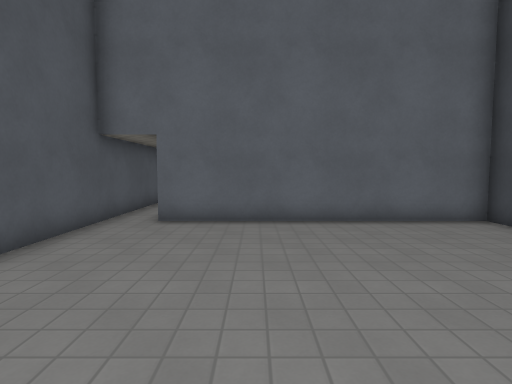
[1] (above)

12 first-person views from a walk through a level from a Godot 3-D game. The camera is 1.4 m above the floor, tilts 4° down and sees 80° across. The floor is counted in squares, 1 m on a side. Each view is taken from the middle of a square. On the plan, view 1 faces up. The plan holds only what a view shows up to about 14 squares ahead; the rest is blank. Surface patterns are stand-ins for the level's own textures.

[2]
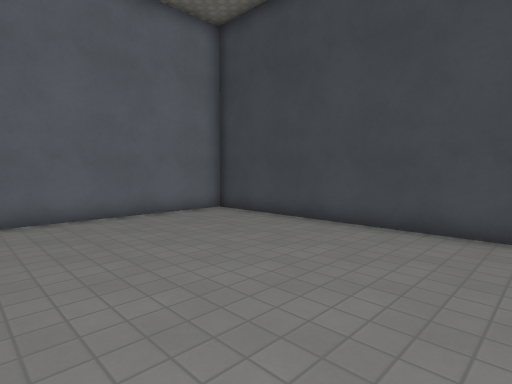

[3]
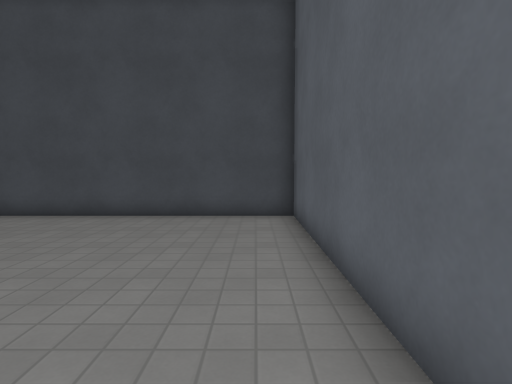

[4]
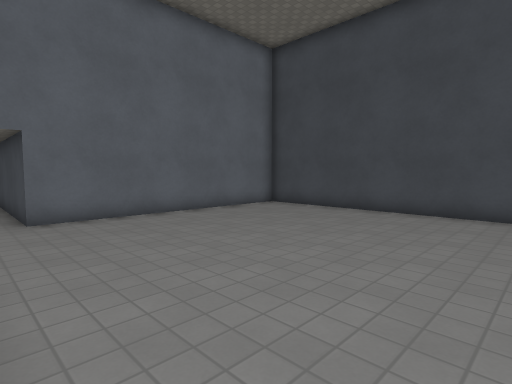

[5]
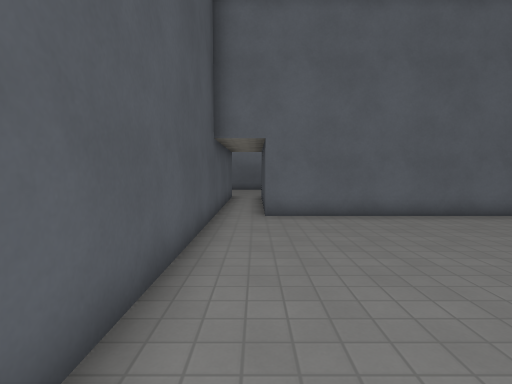

[6]
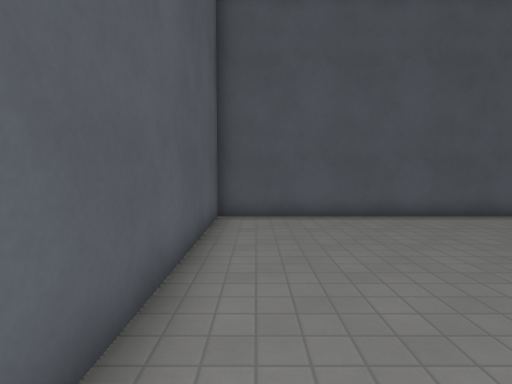

[7]
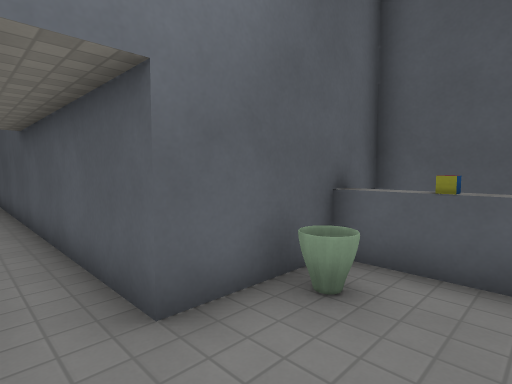

[8]
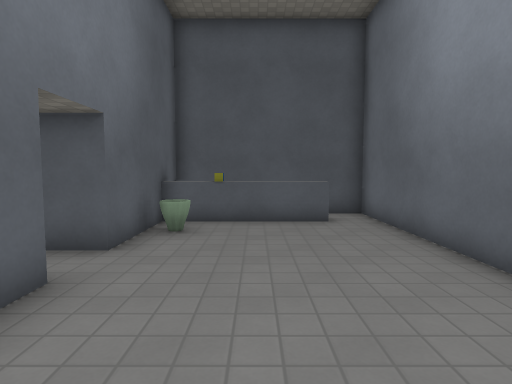

[9]
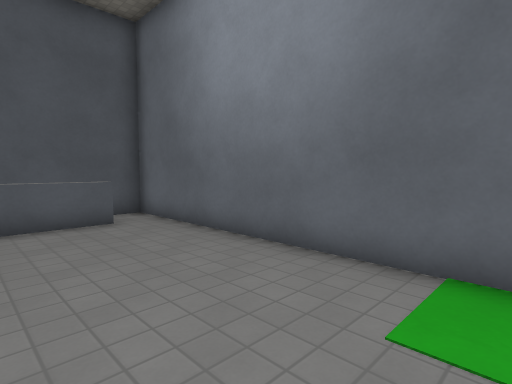

[10]
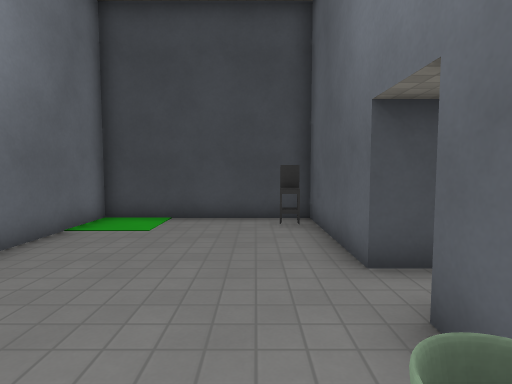

[11]
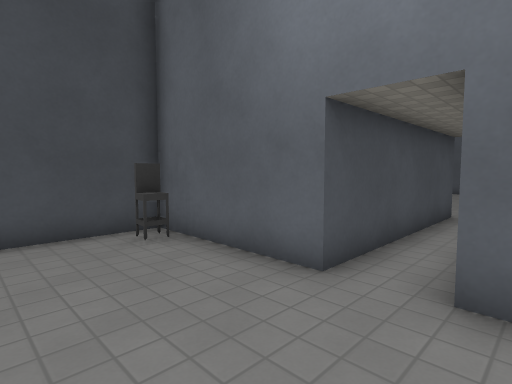

[12]
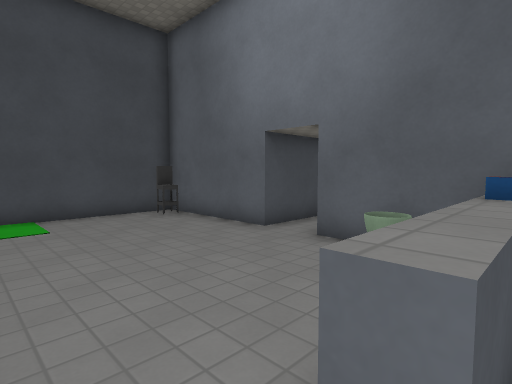

### Floor plan
Points are (right, up) in squares from view 1. A wall is a line through its corners. A room is listed if a view was taken in it or the views show most of it. See-through windows are left out.
Room 1 (views 1, 2, 3, 4, 5, 6)
walls: (-4.3, 7.5) (-4.3, -2.2) (6.4, -2.2) (6.4, 8.4) (-2.7, 8.4)
ways out: opening at (-3.5, 8.5) to room 2
Room 2 (views 7, 8, 9, 10, 11, 12)
walls: (-7.4, 16.6) (-7.4, 15.4); (-7.9, 18.8) (-7.9, 20) (-7.4, 20) (-7.4, 17.5); (-2.7, 8.4) (-2.7, 15.4) (2, 15.4) (2, 21.5) (-8.9, 21.5) (-8.9, 15.4) (-4.3, 15.4) (-4.3, 7.5)
ways out: opening at (-3.5, 8.5) to room 1
objects: block (-8, 17); vase (-6, 16); chair (1, 16)

Where each view was taken, in squares from view 1:
view 1: 0 up, 0 right, facing up
view 2: 1 down, 1 left, facing up-right
view 3: 1 down, 3 left, facing right
view 4: 1 down, 4 left, facing up-right
view 5: 1 down, 3 left, facing up
view 6: 1 down, 5 right, facing left
view 7: 18 up, 3 left, facing down-left
view 8: 18 up, 1 right, facing left
view 9: 17 up, 1 right, facing up-left
view 10: 17 up, 7 left, facing right
view 11: 19 up, 5 left, facing down-right
view 12: 21 up, 8 left, facing down-right
